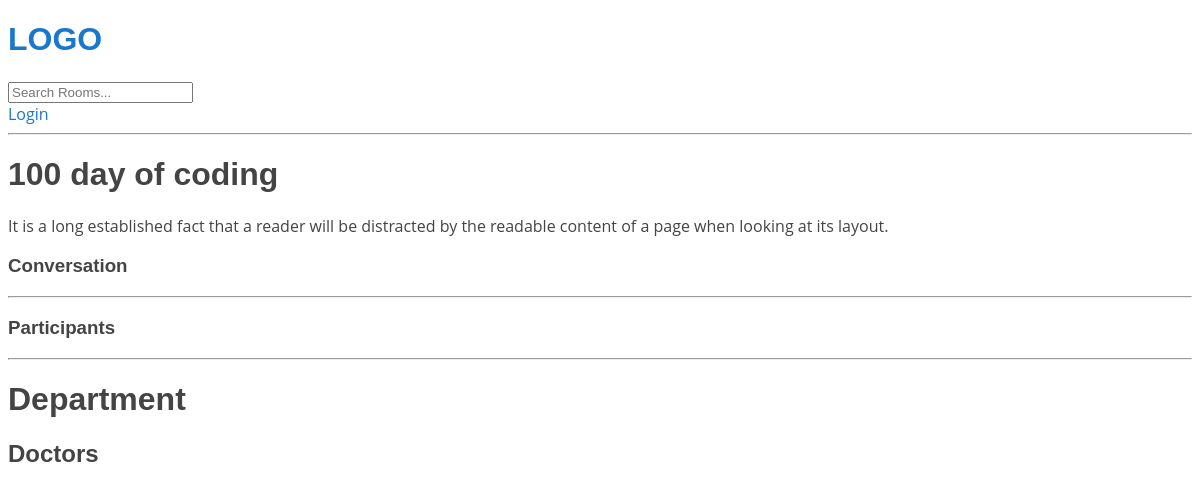
Page /room/2/ on the committed database.
### appSalus/models.py (models this page shows, shortened)
class Room(models.Model):
    host = models.ForeignKey(User, on_delete=models.SET_NULL, null=True)
    topic = models.ForeignKey(Topic, on_delete=models.SET_NULL, null=True)
    name = models.CharField(max_length=200,blank=True)
    description = models.TextField(null=True, blank=True)
    participants = models.ManyToManyField(User,related_name='participants',blank=True)
    updated = models.DateTimeField(auto_now=True)
    created = models.DateTimeField(auto_now_add=True)
    class Meta:
        ordering = ['-updated','-created']

### appSalus/views.py (the view, shortened to what this page needs)
# urls.py: path('room/<str:pk>/',views.room,name="room"),
def room(request, pk):
    room = Room.objects.get(id=pk)
    room_messages = room.message_set.all().order_by('-created')
    participants = room.participants.all()
    context = {'room':room,'room_messages':room_messages,'participants':participants}
    return render(request,'room.html',context)

### appSalus/templates/room.html (shortened to what this page needs)
<!DOCTYPE html>
{% extends 'base/index.html' %}
{% load static %} -->
{% block content %}
<div class="room-container">
    <div>
<h1>{{room.name}}</h1>
<p>{{room.description}}</p>
<div class="comment-wrapper">
    <h3>Conversation</h3>
    <hr>
</div>
 </div>
 <div>
    <h3>Participants</h3>
    <hr>
 </div>
</div>
<h1>{{ department.name }} Department</h1>
    <h2>Doctors</h2>
{% endblock content %}

### appSalus/static/css/style.css (style rules this page uses)
body { font-family: "Open Sans", sans-serif; color: #444444; }
h1, h2, h3, h4, h5, h6 { font-family: "Raleway", sans-serif; }
*,*:after,*:before { -webkit-box-sizing: border-box; -moz-box-sizing: border-box; -ms-box-sizing:border-box; box-sizing: border-box; }

### rows in the picture
Room: name "100 day of coding", description "It is a long established fact that a reader will be distracted by the readable content of a page when looking at its layout."
